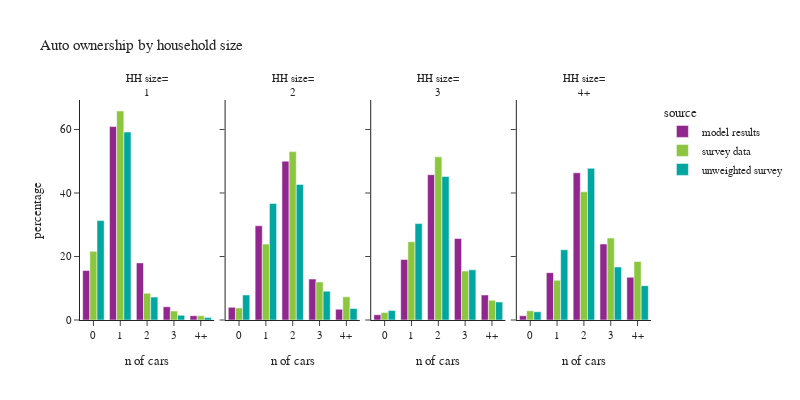

Here is the notebook cell this chart was saved with:
### Code cell
plot_auto(hh_data,'hhsize_simple','household size', 'HH size')

### Figure 1 — Plotly figure (JSON) as saved in the notebook; plotly's stock layout.template omitted (floating-point values rounded to 4 significant figures)
{"data": [{"alignmentgroup": "True", "hovertemplate": "source=model results<br>hhsize_simple=1<br>auto_ownership_simple=%{x}<br>percentage=%{y}<extra></extra>", "legendgroup": "model results", "marker": {"color": "#91268F", "pattern": {"shape": ""}}, "name": "model results", "offsetgroup": "model results", "orientation": "v", "showlegend": true, "textposition": "auto", "type": "bar", "x": ["0", "1", "2", "3", "4+"], "xaxis": "x", "y": [15.58, 60.92, 17.98, 4.158, 1.366], "yaxis": "y"}, {"alignmentgroup": "True", "hovertemplate": "source=model results<br>hhsize_simple=2<br>auto_ownership_simple=%{x}<br>percentage=%{y}<extra></extra>", "legendgroup": "model results", "marker": {"color": "#91268F", "pattern": {"shape": ""}}, "name": "model results", "offsetgroup": "model results", "orientation": "v", "showlegend": false, "textposition": "auto", "type": "bar", "x": ["0", "1", "2", "3", "4+"], "xaxis": "x2", "y": [3.999, 29.68, 50.03, 12.9, 3.389], "yaxis": "y2"}, {"alignmentgroup": "True", "hovertemplate": "source=model results<br>hhsize_simple=3<br>auto_ownership_simple=%{x}<br>percentage=%{y}<extra></extra>", "legendgroup": "model results", "marker": {"color": "#91268F", "pattern": {"shape": ""}}, "name": "model results", "offsetgroup": "model results", "orientation": "v", "showlegend": false, "textposition": "auto", "type": "bar", "x": ["0", "1", "2", "3", "4+"], "xaxis": "x3", "y": [1.649, 19.06, 45.76, 25.66, 7.879], "yaxis": "y3"}, {"alignmentgroup": "True", "hovertemplate": "source=model results<br>hhsize_simple=4+<br>auto_ownership_simple=%{x}<br>percentage=%{y}<extra></extra>", "legendgroup": "model results", "marker": {"color": "#91268F", "pattern": {"shape": ""}}, "name": "model results", "offsetgroup": "model results", "orientation": "v", "showlegend": false, "textposition": "auto", "type": "bar", "x": ["0", "1", "2", "3", "4+"], "xaxis": "x4", "y": [1.337, 14.91, 46.35, 23.93, 13.47], "yaxis": "y4"}, {"alignmentgroup": "True", "hovertemplate": "source=survey data<br>hhsize_simple=1<br>auto_ownership_simple=%{x}<br>percentage=%{y}<extra></extra>", "legendgroup": "survey data", "marker": {"color": "#8CC63E", "pattern": {"shape": ""}}, "name": "survey data", "offsetgroup": "survey data", "orientation": "v", "showlegend": true, "textposition": "auto", "type": "bar", "x": ["0", "1", "2", "3", "4+"], "xaxis": "x", "y": [21.62, 65.82, 8.423, 2.814, 1.323], "yaxis": "y"}, {"alignmentgroup": "True", "hovertemplate": "source=survey data<br>hhsize_simple=2<br>auto_ownership_simple=%{x}<br>percentage=%{y}<extra></extra>", "legendgroup": "survey data", "marker": {"color": "#8CC63E", "pattern": {"shape": ""}}, "name": "survey data", "offsetgroup": "survey data", "orientation": "v", "showlegend": false, "textposition": "auto", "type": "bar", "x": ["0", "1", "2", "3", "4+"], "xaxis": "x2", "y": [3.788, 23.9, 53.03, 11.99, 7.29], "yaxis": "y2"}, {"alignmentgroup": "True", "hovertemplate": "source=survey data<br>hhsize_simple=3<br>auto_ownership_simple=%{x}<br>percentage=%{y}<extra></extra>", "legendgroup": "survey data", "marker": {"color": "#8CC63E", "pattern": {"shape": ""}}, "name": "survey data", "offsetgroup": "survey data", "orientation": "v", "showlegend": false, "textposition": "auto", "type": "bar", "x": ["0", "1", "2", "3", "4+"], "xaxis": "x3", "y": [2.333, 24.65, 51.39, 15.4, 6.236], "yaxis": "y3"}, {"alignmentgroup": "True", "hovertemplate": "source=survey data<br>hhsize_simple=4+<br>auto_ownership_simple=%{x}<br>percentage=%{y}<extra></extra>", "legendgroup": "survey data", "marker": {"color": "#8CC63E", "pattern": {"shape": ""}}, "name": "survey data", "offsetgroup": "survey data", "orientation": "v", "showlegend": false, "textposition": "auto", "type": "bar", "x": ["0", "1", "2", "3", "4+"], "xaxis": "x4", "y": [2.89, 12.53, 40.36, 25.8, 18.42], "yaxis": "y4"}, {"alignmentgroup": "True", "hovertemplate": "source=unweighted survey<br>hhsize_simple=1<br>auto_ownership_simple=%{x}<br>percentage=%{y}<extra></extra>", "legendgroup": "unweighted survey", "marker": {"color": "#00A7A0", "pattern": {"shape": ""}}, "name": "unweighted survey", "offsetgroup": "unweighted survey", "orientation": "v", "showlegend": true, "textposition": "auto", "type": "bar", "x": ["0", "1", "2", "3", "4+"], "xaxis": "x", "y": [31.3, 59.18, 7.218, 1.493, 0.809], "yaxis": "y"}, {"alignmentgroup": "True", "hovertemplate": "source=unweighted survey<br>hhsize_simple=2<br>auto_ownership_simple=%{x}<br>percentage=%{y}<extra></extra>", "legendgroup": "unweighted survey", "marker": {"color": "#00A7A0", "pattern": {"shape": ""}}, "name": "unweighted survey", "offsetgroup": "unweighted survey", "orientation": "v", "showlegend": false, "textposition": "auto", "type": "bar", "x": ["0", "1", "2", "3", "4+"], "xaxis": "x2", "y": [7.886, 36.71, 42.71, 9.072, 3.629], "yaxis": "y2"}, {"alignmentgroup": "True", "hovertemplate": "source=unweighted survey<br>hhsize_simple=3<br>auto_ownership_simple=%{x}<br>percentage=%{y}<extra></extra>", "legendgroup": "unweighted survey", "marker": {"color": "#00A7A0", "pattern": {"shape": ""}}, "name": "unweighted survey", "offsetgroup": "unweighted survey", "orientation": "v", "showlegend": false, "textposition": "auto", "type": "bar", "x": ["0", "1", "2", "3", "4+"], "xaxis": "x3", "y": [2.963, 30.37, 45.19, 15.8, 5.679], "yaxis": "y3"}, {"alignmentgroup": "True", "hovertemplate": "source=unweighted survey<br>hhsize_simple=4+<br>auto_ownership_simple=%{x}<br>percentage=%{y}<extra></extra>", "legendgroup": "unweighted survey", "marker": {"color": "#00A7A0", "pattern": {"shape": ""}}, "name": "unweighted survey", "offsetgroup": "unweighted survey", "orientation": "v", "showlegend": false, "textposition": "auto", "type": "bar", "x": ["0", "1", "2", "3", "4+"], "xaxis": "x4", "y": [2.588, 22.12, 47.76, 16.71, 10.82], "yaxis": "y4"}], "layout": {"annotations": [{"font": {}, "showarrow": false, "text": "HH size=<br>1", "x": 0.1175, "xanchor": "center", "xref": "paper", "y": 1.0, "yanchor": "bottom", "yref": "paper"}, {"font": {}, "showarrow": false, "text": "HH size=<br>2", "x": 0.3725, "xanchor": "center", "xref": "paper", "y": 1.0, "yanchor": "bottom", "yref": "paper"}, {"font": {}, "showarrow": false, "text": "HH size=<br>3", "x": 0.6275, "xanchor": "center", "xref": "paper", "y": 1.0, "yanchor": "bottom", "yref": "paper"}, {"font": {}, "showarrow": false, "text": "HH size=<br>4+", "x": 0.8825, "xanchor": "center", "xref": "paper", "y": 1.0, "yanchor": "bottom", "yref": "paper"}], "barmode": "group", "font": {"size": 11}, "height": 400, "legend": {"title": {"text": "source"}, "tracegroupgap": 0}, "title": {"text": "Auto ownership by household size"}, "width": 800, "xaxis": {"anchor": "y", "domain": [0.0, 0.235], "title": {"text": "n of cars"}}, "xaxis2": {"anchor": "y2", "domain": [0.255, 0.49], "matches": "x", "title": {"text": "n of cars"}}, "xaxis3": {"anchor": "y3", "domain": [0.51, 0.745], "matches": "x", "title": {"text": "n of cars"}}, "xaxis4": {"anchor": "y4", "domain": [0.765, 1.0], "matches": "x", "title": {"text": "n of cars"}}, "yaxis": {"anchor": "x", "domain": [0.0, 1.0], "title": {"text": "percentage"}}, "yaxis2": {"anchor": "x2", "domain": [0.0, 1.0], "matches": "y", "showticklabels": false}, "yaxis3": {"anchor": "x3", "domain": [0.0, 1.0], "matches": "y", "showticklabels": false}, "yaxis4": {"anchor": "x4", "domain": [0.0, 1.0], "matches": "y", "showticklabels": false}}}
